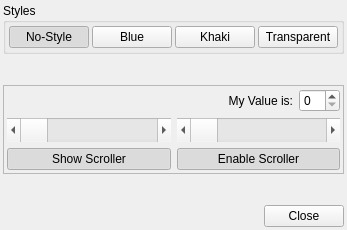
<ui version="4.0" >
 <class>StyleWidget</class>
 <widget class="QWidget" name="StyleWidget" >
  <property name="geometry" >
   <rect>
    <x>0</x>
    <y>0</y>
    <width>339</width>
    <height>230</height>
   </rect>
  </property>
  <property name="windowTitle" >
   <string>Form</string>
  </property>
  <layout class="QVBoxLayout" name="verticalLayout" >
   <property name="margin" >
    <number>3</number>
   </property>
   <item>
    <widget class="QGroupBox" name="groupBox" >
     <property name="sizePolicy" >
      <sizepolicy vsizetype="Preferred" hsizetype="Expanding" >
       <horstretch>0</horstretch>
       <verstretch>0</verstretch>
      </sizepolicy>
     </property>
     <property name="title" >
      <string>Styles</string>
     </property>
     <layout class="QHBoxLayout" >
      <property name="spacing" >
       <number>3</number>
      </property>
      <property name="margin" >
       <number>3</number>
      </property>
      <item>
       <widget class="QPushButton" name="noStyle" >
        <property name="sizePolicy" >
         <sizepolicy vsizetype="MinimumExpanding" hsizetype="Minimum" >
          <horstretch>0</horstretch>
          <verstretch>0</verstretch>
         </sizepolicy>
        </property>
        <property name="focusPolicy" >
         <enum>Qt::NoFocus</enum>
        </property>
        <property name="text" >
         <string>No-Style</string>
        </property>
        <property name="checkable" >
         <bool>true</bool>
        </property>
        <property name="checked" >
         <bool>true</bool>
        </property>
        <property name="autoExclusive" >
         <bool>true</bool>
        </property>
       </widget>
      </item>
      <item>
       <widget class="QPushButton" name="blueStyle" >
        <property name="sizePolicy" >
         <sizepolicy vsizetype="MinimumExpanding" hsizetype="Minimum" >
          <horstretch>0</horstretch>
          <verstretch>0</verstretch>
         </sizepolicy>
        </property>
        <property name="focusPolicy" >
         <enum>Qt::NoFocus</enum>
        </property>
        <property name="text" >
         <string>Blue</string>
        </property>
        <property name="checkable" >
         <bool>true</bool>
        </property>
        <property name="checked" >
         <bool>false</bool>
        </property>
        <property name="autoExclusive" >
         <bool>true</bool>
        </property>
       </widget>
      </item>
      <item>
       <widget class="QPushButton" name="khakiStyle" >
        <property name="sizePolicy" >
         <sizepolicy vsizetype="MinimumExpanding" hsizetype="Minimum" >
          <horstretch>0</horstretch>
          <verstretch>0</verstretch>
         </sizepolicy>
        </property>
        <property name="focusPolicy" >
         <enum>Qt::NoFocus</enum>
        </property>
        <property name="text" >
         <string>Khaki</string>
        </property>
        <property name="checkable" >
         <bool>true</bool>
        </property>
        <property name="checked" >
         <bool>false</bool>
        </property>
        <property name="autoExclusive" >
         <bool>true</bool>
        </property>
       </widget>
      </item>
      <item>
       <widget class="QPushButton" name="transparentStyle" >
        <property name="sizePolicy" >
         <sizepolicy vsizetype="MinimumExpanding" hsizetype="Minimum" >
          <horstretch>0</horstretch>
          <verstretch>0</verstretch>
         </sizepolicy>
        </property>
        <property name="focusPolicy" >
         <enum>Qt::NoFocus</enum>
        </property>
        <property name="text" >
         <string>Transparent</string>
        </property>
        <property name="checkable" >
         <bool>true</bool>
        </property>
        <property name="checked" >
         <bool>false</bool>
        </property>
        <property name="autoExclusive" >
         <bool>true</bool>
        </property>
       </widget>
      </item>
     </layout>
    </widget>
   </item>
   <item>
    <spacer name="verticalSpacer_3" >
     <property name="orientation" >
      <enum>Qt::Vertical</enum>
     </property>
     <property name="sizeHint" stdset="0" >
      <size>
       <width>0</width>
       <height>0</height>
      </size>
     </property>
    </spacer>
   </item>
   <item>
    <widget class="QFrame" name="frame" >
     <property name="sizePolicy" >
      <sizepolicy vsizetype="MinimumExpanding" hsizetype="Expanding" >
       <horstretch>0</horstretch>
       <verstretch>0</verstretch>
      </sizepolicy>
     </property>
     <property name="frameShape" >
      <enum>QFrame::StyledPanel</enum>
     </property>
     <property name="frameShadow" >
      <enum>QFrame::Raised</enum>
     </property>
     <layout class="QVBoxLayout" name="frameLayout" >
      <property name="margin" >
       <number>3</number>
      </property>
      <item>
       <layout class="QHBoxLayout" name="horizontalLayout" >
        <item>
         <widget class="QLabel" name="label" >
          <property name="sizePolicy" >
           <sizepolicy vsizetype="Preferred" hsizetype="MinimumExpanding" >
            <horstretch>0</horstretch>
            <verstretch>0</verstretch>
           </sizepolicy>
          </property>
          <property name="text" >
           <string>My Value is:</string>
          </property>
          <property name="alignment" >
           <set>Qt::AlignRight|Qt::AlignTrailing|Qt::AlignVCenter</set>
          </property>
         </widget>
        </item>
        <item>
         <widget class="QSpinBox" name="spinBox" >
          <property name="sizePolicy" >
           <sizepolicy vsizetype="Fixed" hsizetype="Minimum" >
            <horstretch>0</horstretch>
            <verstretch>0</verstretch>
           </sizepolicy>
          </property>
          <property name="focusPolicy" >
           <enum>Qt::NoFocus</enum>
          </property>
          <property name="alignment" >
           <set>Qt::AlignLeading|Qt::AlignLeft|Qt::AlignVCenter</set>
          </property>
          <property name="keyboardTracking" >
           <bool>false</bool>
          </property>
         </widget>
        </item>
       </layout>
      </item>
      <item>
       <layout class="QGridLayout" name="gridLayout" >
        <item row="0" column="0" >
         <widget class="QScrollBar" name="horizontalScrollBar" >
          <property name="sizePolicy" >
           <sizepolicy vsizetype="Fixed" hsizetype="Expanding" >
            <horstretch>0</horstretch>
            <verstretch>0</verstretch>
           </sizepolicy>
          </property>
          <property name="minimumSize" >
           <size>
            <width>0</width>
            <height>24</height>
           </size>
          </property>
          <property name="orientation" >
           <enum>Qt::Horizontal</enum>
          </property>
         </widget>
        </item>
        <item row="1" column="0" >
         <widget class="QPushButton" name="pushButton_2" >
          <property name="sizePolicy" >
           <sizepolicy vsizetype="MinimumExpanding" hsizetype="MinimumExpanding" >
            <horstretch>0</horstretch>
            <verstretch>0</verstretch>
           </sizepolicy>
          </property>
          <property name="focusPolicy" >
           <enum>Qt::NoFocus</enum>
          </property>
          <property name="text" >
           <string>Show Scroller</string>
          </property>
          <property name="checkable" >
           <bool>true</bool>
          </property>
          <property name="checked" >
           <bool>true</bool>
          </property>
          <property name="flat" >
           <bool>false</bool>
          </property>
         </widget>
        </item>
        <item row="0" column="1" >
         <widget class="QScrollBar" name="horizontalScrollBar_2" >
          <property name="minimumSize" >
           <size>
            <width>0</width>
            <height>24</height>
           </size>
          </property>
          <property name="orientation" >
           <enum>Qt::Horizontal</enum>
          </property>
         </widget>
        </item>
        <item row="1" column="1" >
         <widget class="QPushButton" name="pushButton" >
          <property name="sizePolicy" >
           <sizepolicy vsizetype="MinimumExpanding" hsizetype="MinimumExpanding" >
            <horstretch>0</horstretch>
            <verstretch>0</verstretch>
           </sizepolicy>
          </property>
          <property name="focusPolicy" >
           <enum>Qt::NoFocus</enum>
          </property>
          <property name="text" >
           <string>Enable Scroller</string>
          </property>
          <property name="checkable" >
           <bool>true</bool>
          </property>
          <property name="checked" >
           <bool>true</bool>
          </property>
          <property name="flat" >
           <bool>false</bool>
          </property>
         </widget>
        </item>
       </layout>
      </item>
     </layout>
    </widget>
   </item>
   <item>
    <spacer name="verticalSpacer" >
     <property name="orientation" >
      <enum>Qt::Vertical</enum>
     </property>
     <property name="sizeType" >
      <enum>QSizePolicy::Expanding</enum>
     </property>
     <property name="sizeHint" stdset="0" >
      <size>
       <width>0</width>
       <height>0</height>
      </size>
     </property>
    </spacer>
   </item>
   <item>
    <layout class="QHBoxLayout" >
     <item>
      <spacer>
       <property name="orientation" >
        <enum>Qt::Horizontal</enum>
       </property>
       <property name="sizeHint" stdset="0" >
        <size>
         <width>40</width>
         <height>20</height>
        </size>
       </property>
      </spacer>
     </item>
     <item>
      <widget class="QPushButton" name="close" >
       <property name="focusPolicy" >
        <enum>Qt::NoFocus</enum>
       </property>
       <property name="text" >
        <string>Close</string>
       </property>
      </widget>
     </item>
    </layout>
   </item>
  </layout>
 </widget>
 <resources>
  <include location="StyleDemo.qrc" />
 </resources>
 <connections>
  <connection>
   <sender>horizontalScrollBar</sender>
   <signal>valueChanged(int)</signal>
   <receiver>horizontalScrollBar_2</receiver>
   <slot>setValue(int)</slot>
   <hints>
    <hint type="sourcelabel" >
     <x>134</x>
     <y>196</y>
    </hint>
    <hint type="destinationlabel" >
     <x>523</x>
     <y>193</y>
    </hint>
   </hints>
  </connection>
  <connection>
   <sender>horizontalScrollBar_2</sender>
   <signal>valueChanged(int)</signal>
   <receiver>horizontalScrollBar</receiver>
   <slot>setValue(int)</slot>
   <hints>
    <hint type="sourcelabel" >
     <x>577</x>
     <y>199</y>
    </hint>
    <hint type="destinationlabel" >
     <x>127</x>
     <y>207</y>
    </hint>
   </hints>
  </connection>
  <connection>
   <sender>pushButton</sender>
   <signal>clicked(bool)</signal>
   <receiver>horizontalScrollBar_2</receiver>
   <slot>setEnabled(bool)</slot>
   <hints>
    <hint type="sourcelabel" >
     <x>566</x>
     <y>241</y>
    </hint>
    <hint type="destinationlabel" >
     <x>492</x>
     <y>207</y>
    </hint>
   </hints>
  </connection>
  <connection>
   <sender>pushButton_2</sender>
   <signal>clicked(bool)</signal>
   <receiver>horizontalScrollBar</receiver>
   <slot>setVisible(bool)</slot>
   <hints>
    <hint type="sourcelabel" >
     <x>123</x>
     <y>239</y>
    </hint>
    <hint type="destinationlabel" >
     <x>123</x>
     <y>184</y>
    </hint>
   </hints>
  </connection>
  <connection>
   <sender>spinBox</sender>
   <signal>valueChanged(int)</signal>
   <receiver>horizontalScrollBar_2</receiver>
   <slot>setValue(int)</slot>
   <hints>
    <hint type="sourcelabel" >
     <x>603</x>
     <y>136</y>
    </hint>
    <hint type="destinationlabel" >
     <x>575</x>
     <y>199</y>
    </hint>
   </hints>
  </connection>
 </connections>
</ui>
